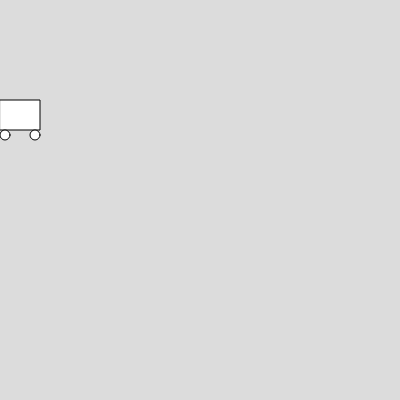
Frame 1 (no input)
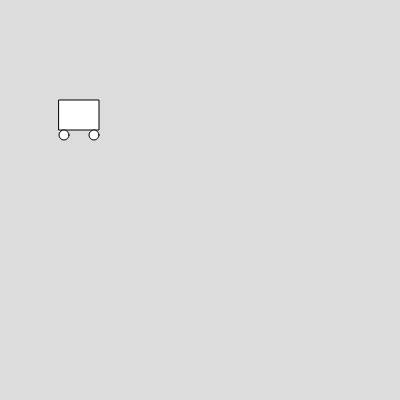
Frame 60 (no input)
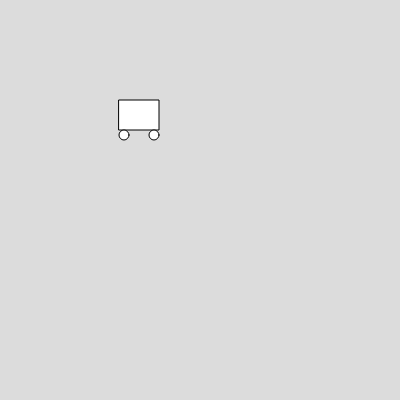
Frame 120 (the mouse pressed at the canvas centre since frame 60)

The p5.js sketch that drew these frames (run headless with seeded random() and noise() and a simulated clock; from frame 60 on, the mouse is pressed at the canvas centre):

// p5.js sketch
// ── sketch.js
let xPos;
function setup() {
  xPos=0;
  createCanvas(400, 400);
}

function draw() {
  background(220);
  drawCar(xPos,100)
  xPos=xPos+1
}

function drawCar(x,y) {
  rect(x,y,40,30);
  ellipse(x+5,y+35,10,10);
  ellipse(x+35,y+35,10,10);

}
